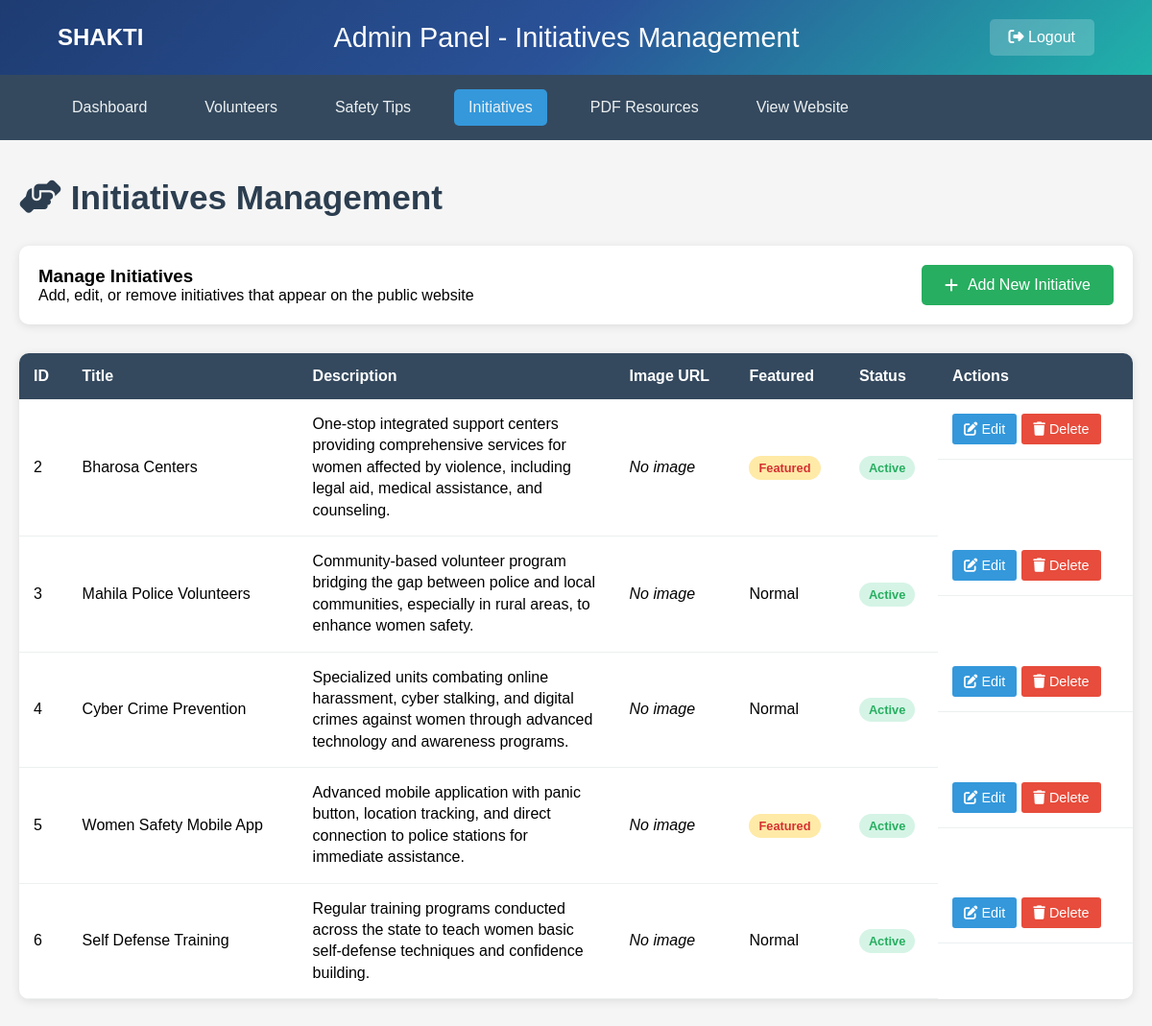
Page /admin/initiatives (signed in) on the earlier database version.
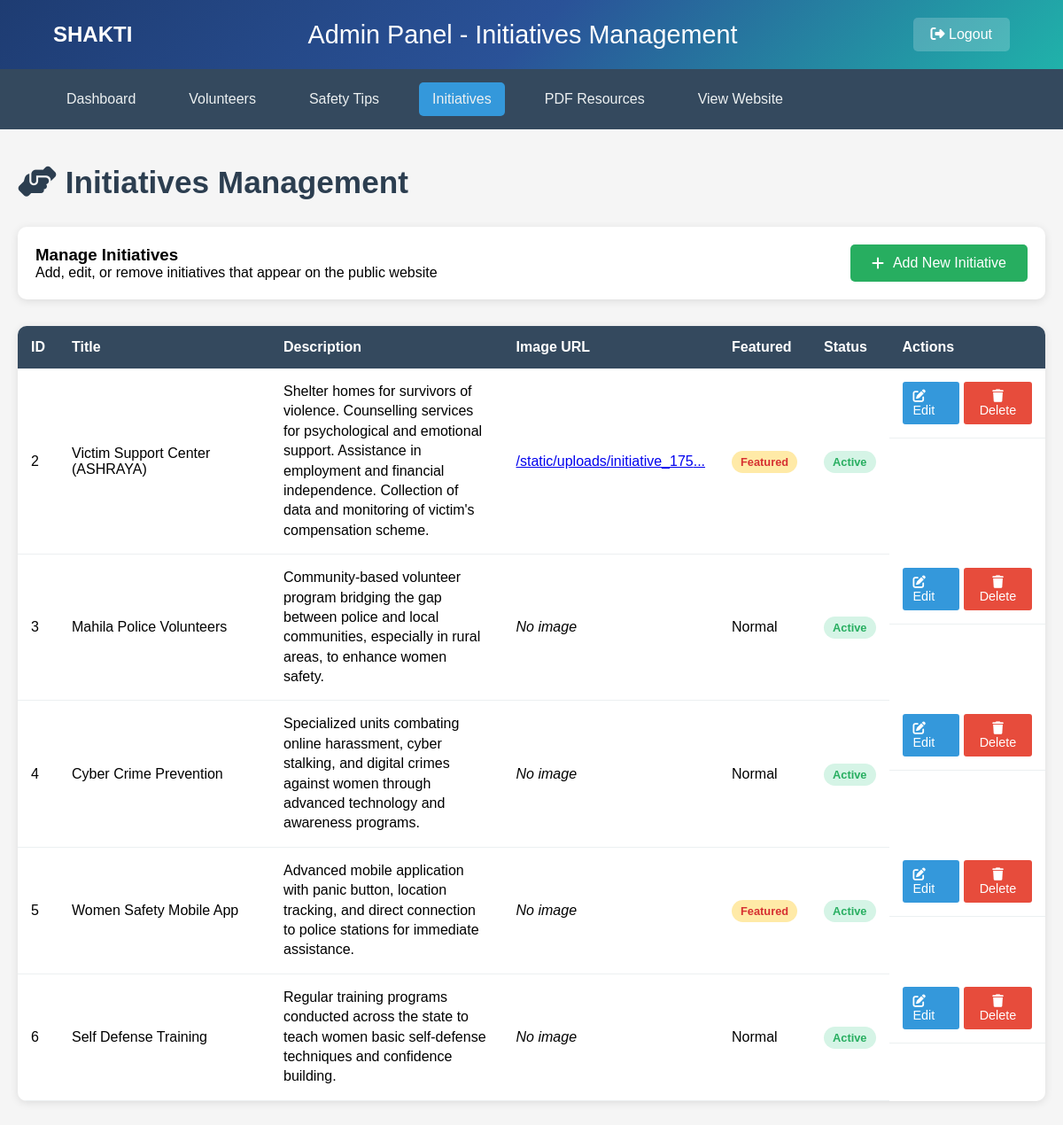
Same page on the later database version.
### tables this page shows
CREATE TABLE initiatives (
            id INTEGER PRIMARY KEY AUTOINCREMENT,
            title TEXT NOT NULL,
            description TEXT NOT NULL,
            image_url TEXT,
            is_featured INTEGER DEFAULT 0,
            is_active INTEGER DEFAULT 1,
            created_at TIMESTAMP DEFAULT CURRENT_TIMESTAMP,
            updated_at TIMESTAMP DEFAULT CURRENT_TIMESTAMP
        );

### app.py (the view)
@app.route('/admin/initiatives')
def admin_initiatives():
    if not session.get('admin_logged_in'):
        return redirect(url_for('admin_login'))
    conn = sqlite3.connect('women_safety.db')
    cursor = conn.cursor()
    cursor.execute('SELECT id, title, description, image_url, is_featured, is_active FROM initiatives ORDER BY id')
    initiatives = cursor.fetchall()
    conn.close()
    return render_template('admin_initiatives.html', initiatives=initiatives)

### templates/admin_initiatives.html (shortened to what the changed rows need)
<!DOCTYPE html>
<html lang="en">
<head>
    <link rel="stylesheet" href="https://cdnjs.cloudflare.com/ajax/libs/font-awesome/6.4.0/css/all.min.css">
</head>
<body>
    <div class="container">
        <h1 class="page-title">
            <i class="fas fa-hands-helping"></i> Initiatives Management
        </h1>
        <div class="content-table">
            <table>
                <thead>
                    <tr>
                        <th>ID</th>
                        <th>Title</th>
                        <th>Description</th>
                        <th>Image URL</th>
                        <th>Featured</th>
                        <th>Status</th>
                        <th>Actions</th>
                    </tr>
                </thead>
                <tbody>
                    {% for initiative in initiatives %}
                    <tr>
                        <td>{{ initiative[0] }}</td>
                        <td>{{ initiative[1] }}</td>
                        <td class="description-preview">{{ initiative[2] }}</td>
                        <td>
                            {% if initiative[3] %}
                                <a href="{{ initiative[3] }}" target="_blank">{{ initiative[3][:30] }}...</a>
                            {% else %}
                                <em>No image</em>
                            {% endif %}
                        </td>
                        <td>
                            {% if initiative[4] %}
                                <span class="status-badge status-featured">Featured</span>
                            {% else %}
                                <span>Normal</span>
                            {% endif %}
                        </td>
                        <td>
                            {% if initiative[5] %}
                                <span class="status-badge status-active">Active</span>
                            {% else %}
                                <span class="status-badge status-inactive">Inactive</span>
                            {% endif %}
                        </td>
                        <td class="action-btns">
                            <a href="{{ url_for('admin_edit_initiative', initiative_id=initiative[0]) }}" class="btn btn-edit">
                                <i class="fas fa-edit"></i> Edit
                            </a>
                            <form method="POST" action="{{ url_for('admin_delete_initiative', initiative_id=initiative[0]) }}" style="display: inline;">
                                <button type="submit"
                                       class="btn btn-delete"
                                       onclick="return confirm('Are you sure you want to delete this initiative?')"
                                       style="border: none; cursor: pointer;">
                                    <i class="fas fa-trash"></i> Delete
                                </button>
                            </form>
                        </td>
                    </tr>
                    {% endfor %}
                </tbody>
            </table>
        </div>
    </div>
</body>
</html>

Differences in the rows shown:
changed initiatives id 2: title "Bharosa Centers" → "Victim Support Center (ASHRAYA)"; description "One-stop integrated support centers providing comprehensive services for women affected by violence, including legal aid, medical assistance, and counseling." → "Shelter homes for survivors of violence. Counselling services for psychological and emotional support. Assistance in employment and financial independence. Collection of data and monitoring of victim's compensation scheme."; image_url (not shown) → "/static/uploads/initiative_175"; image_url "No image" → "..."
